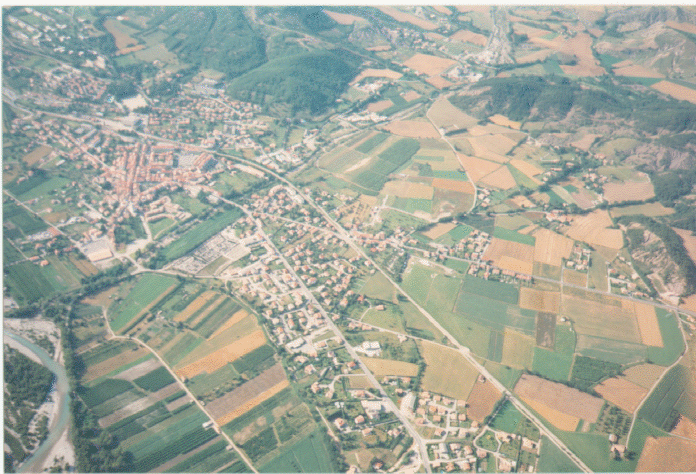
#> input picture practica_10/2.Thresholding/camp.png, 696 x 474 px
$ python 3.py
#> lines starting #> are read from the running program, lines starting #| are printed output that depends on the picture
import cv2
import numpy as np
import matplotlib.pyplot as plt
camp = cv2.imread('camp.png')
#> camp is the input picture: shape (474, 696, 3); mean B, G, R 155.5, 167.3, 162.6
camp2 = cv2.imread('camp.png')
print(camp[50][50])
#| [159 166 141]
print(camp.shape)
#| (474, 696, 3)
for i in range ( len(camp) ):
	for j in range ( len(camp[i]) ):
		if(
		(camp[i][j][2] < 240 and camp[i][j][2] > 190) and
		(camp[i][j][1] < 200 and camp[i][j][1] > 160) and
		(camp[i][j][0] < 180 and camp[i][j][0] > 140)):
			camp[i][j][0]=255
			camp[i][j][1]=255
			camp[i][j][2]=255
		else:
			camp[i][j][0]=0
			camp[i][j][1]=0
			camp[i][j][2]=0
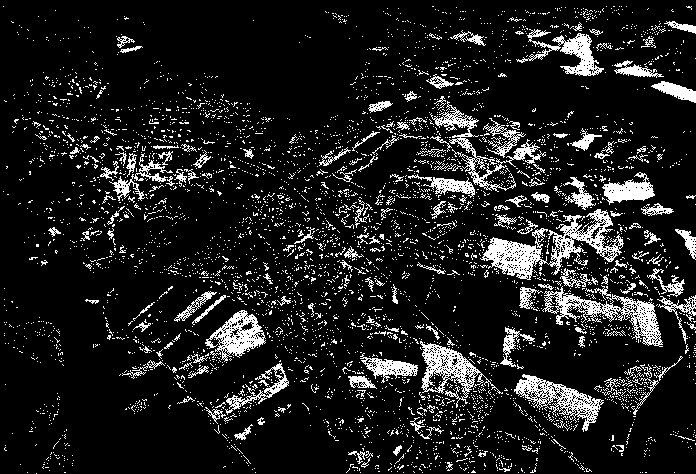
#> camp: shape (474, 696, 3); 11.8% white in thin lines or dots

plt.subplot(1,2,1),plt.imshow(cv2.cvtColor(camp2, cv2.COLOR_BGR2RGB))
plt.subplot(1,2,2),plt.imshow(camp)
plt.show()
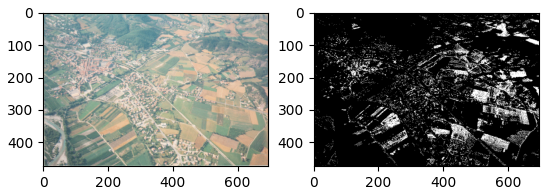
#> figure drawn by matplotlib, 2 panels
